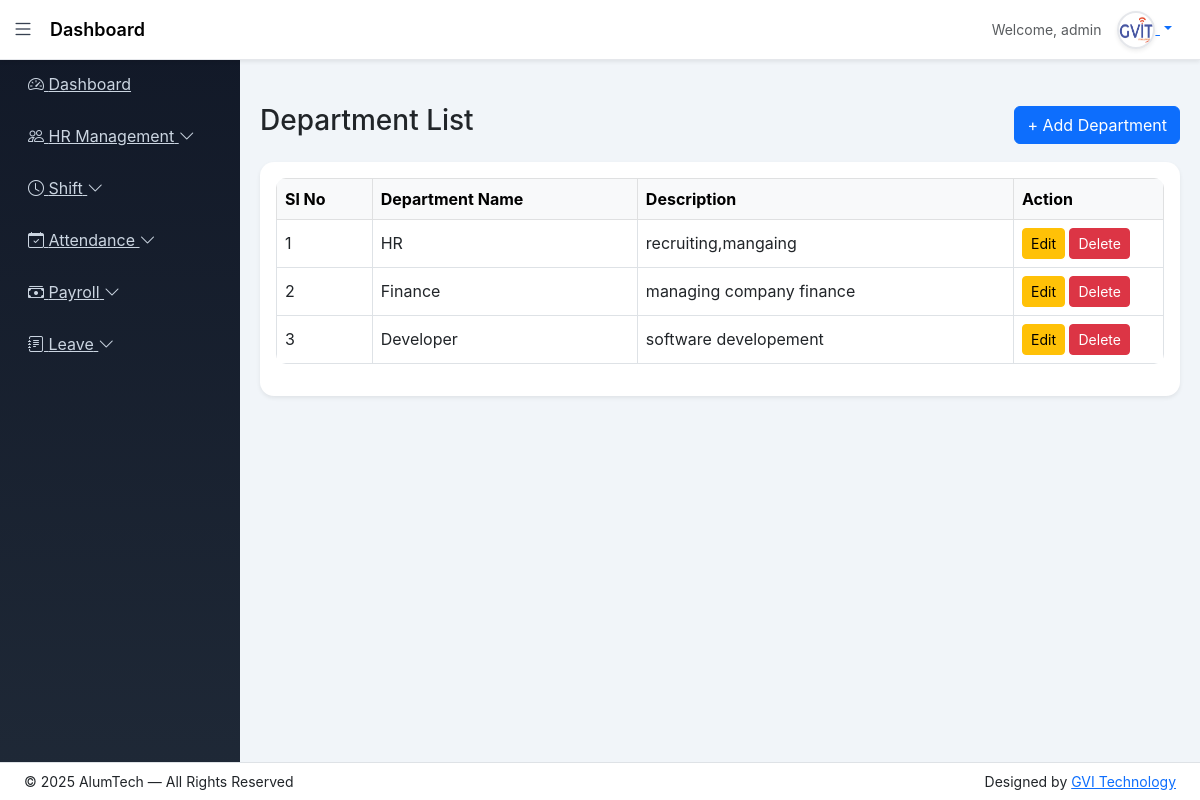
Before: /department/ (signed in) with the older database file.
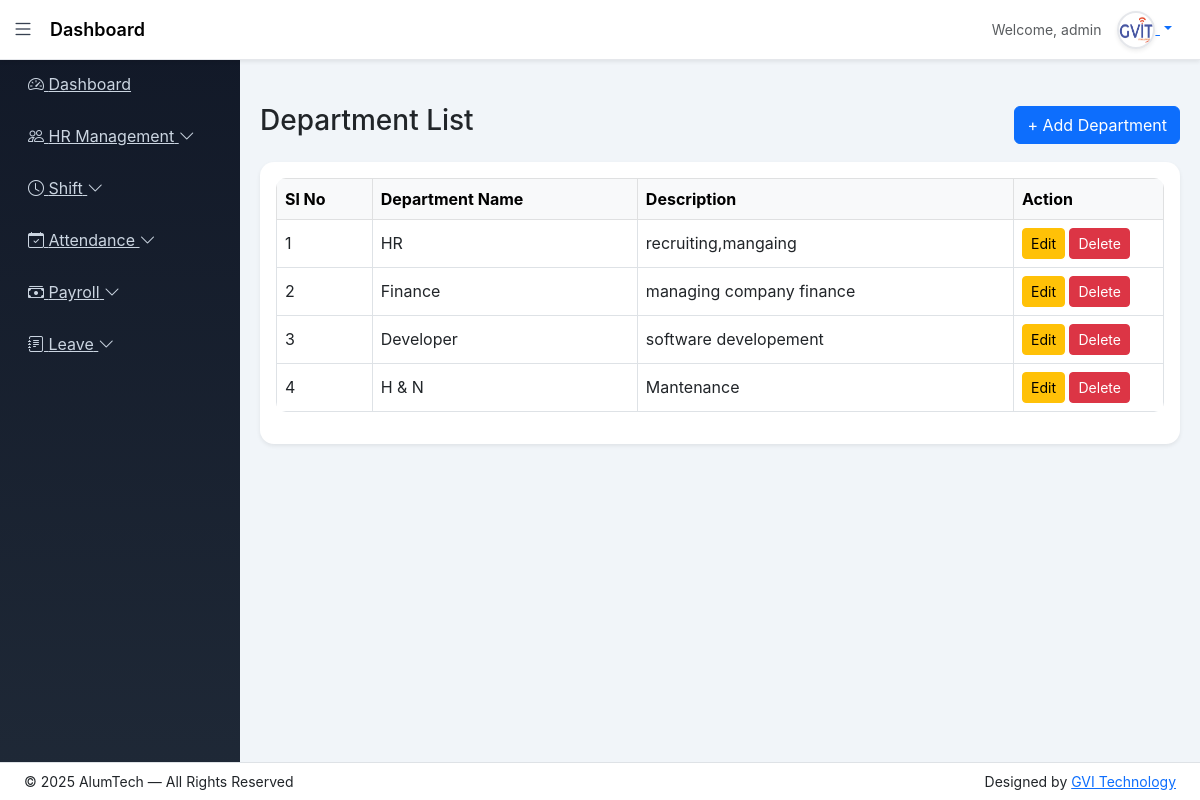
After: the same page with the newer database file.
### app/models.py (models this page shows, shortened)
class Department(models.Model):
    name = models.CharField(max_length=100, unique=True)
    description = models.TextField(blank=True)

### app/views.py (the view)
# urls.py: path('department/', views.department_list, name='department_list'),
@login_required(login_url='login')
def department_list(request):
    return render(request, 'department/department_list.html', {
        'departments': Department.objects.all().order_by('id')
    })

### templates/department/department_list.html (shortened to what this page needs)
{% extends 'base_dashboard.html' %}
{% block content %}
<div class="d-flex justify-content-between align-items-center mb-3">
  <h3>Department List</h3>
  <a href="{% url 'department_add' %}" class="btn btn-primary">
    + Add Department
  </a>
</div>
<div class="card shadow-sm">
  <div class="card-body">
    <table class="table table-bordered table-hover align-middle">
      <thead class="table-light">
        <tr>
          <th>Sl No</th>
          <th>Department Name</th>
          <th>Description</th>
          <th width="150">Action</th>
        </tr>
      </thead>
      <tbody>
        {% for dept in departments %}
        <tr>
          <td>{{ forloop.counter }}</td>
          <td>{{ dept.name }}</td>
          <td>{{ dept.description }}</td>
          <td>
            <a href="{% url 'department_edit' dept.id %}" class="btn btn-sm btn-warning">
              Edit
            </a>
            <a href="{% url 'department_delete' dept.id %}"
               class="btn btn-sm btn-danger"
               onclick="return confirm('Delete this department?')">
              Delete
            </a>
          </td>
        </tr>
        {% empty %}
        <tr>
          <td colspan="4" class="text-center">No departments found</td>
        </tr>
        {% endfor %}
      </tbody>
    </table>
  </div>
</div>
{% endblock %}

Changed rows visible on the page:
added Department: name "H & N", description "Mantenance"
